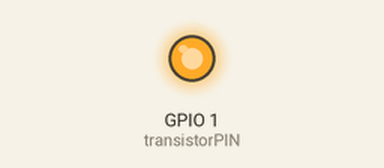
This sketch was run on a simulated ESP32-S3. On the bench: output pins drawn as LEDs (lit = HIGH). What the sketch prints to the serial monitor is not drawn.

Above: at 2.0 s.
At 4.0 s:
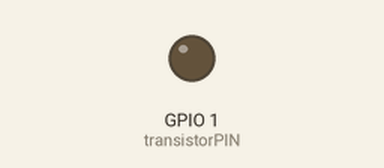
Timing chart, 0 to 6.2 s (numbered marks = the images above):
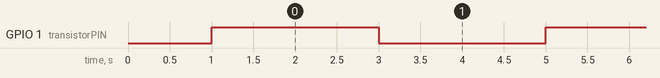

The sketch:

Transistor_LED.ino
```cpp
#define transistorPIN 1

void setup() {
  Serial.begin(115200);
  pinMode(transistorPIN, OUTPUT);
  digitalWrite(transistorPIN, LOW);
  delay(1000);
  Serial.println("Starting Blink");
}

void loop() {
  Serial.println("Blink");
  digitalWrite(transistorPIN, HIGH);
  delay(2000);

  digitalWrite(transistorPIN, LOW);
  delay(2000);

  Serial.println("\n\n");
}
```

Measured:
- by itself, GPIO 1 (transistorPIN): alternates HIGH for 2.0 s and LOW for 2.0 s
